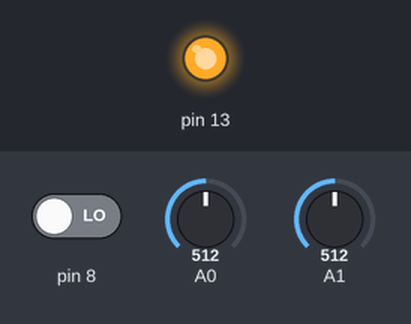
The sketch below on a simulated Arduino Uno, built with avr-gcc and run on an emulated ATmega328P. On the bench: output pins drawn as LEDs (lit = HIGH). The test bench sets the inputs (shaded band); at power-on: pin 8 LOW, A0 = 512, A1 = 512. No radio packets arrive unless stated.

Above: at 1.2 s.
1.3 s: pin 8 driven HIGH
At 1.7 s:
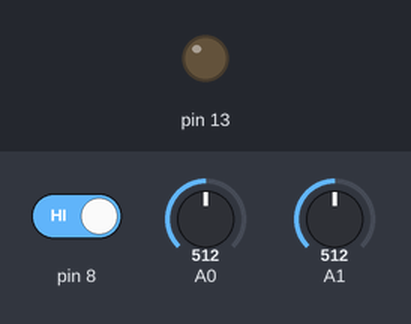
Timing chart, 0 to 4.3 s (numbered marks = the images above; inputs shaded):
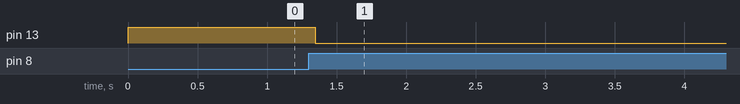

Measured:
- after the input at 1.3 s, pin 13: HIGH → LOW after 0.05 s

The sketch:

drone_t.ino
```cpp
#include <RH_ASK.h>
#include <SPI.h>

// Create Amplitude Shift Keying Object
RH_ASK rf_driver;

char *msg;
String output;

boolean mode = true;
int old_val;
int new_val;

int throt = 1000;
int yaw = 5;
int pitch = 5;

void setup() {
    // Initialize ASK Object
    rf_driver.init();
    pinMode(A0,INPUT);
    pinMode(A1,INPUT);
    pinMode(8,INPUT);
    pinMode(13,OUTPUT);
}

void loop() {
  old_val = new_val;
  new_val = digitalRead(8);
  if (old_val == 0 && new_val == 1) {
    if (mode) {
      mode = false;
    } else {
      mode = true;
    }
  }
  if (mode) {
    digitalWrite(13,HIGH);
    throt = map(analogRead(A1),0,1023,1000,2000);
  } else {
    digitalWrite(13,LOW);
    pitch = map(analogRead(A1),0,1023,1,9);
  }
  yaw = map(analogRead(A0),0,1023,1,9);
  output = String(throt)+String(yaw)+String(pitch);
  msg = output.c_str();
  rf_driver.send((uint8_t *)msg, strlen(msg));
  rf_driver.waitPacketSent();
}
```
